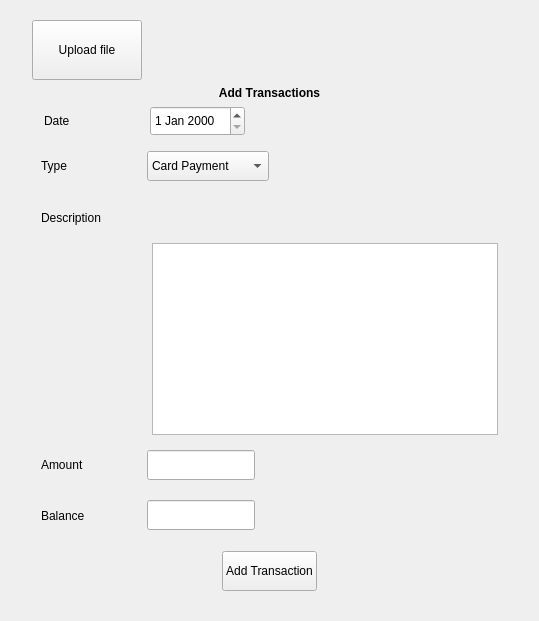
            <widget class="QWidget" name="upload_page">
             <property name="sizePolicy">
              <sizepolicy hsizetype="Expanding" vsizetype="Expanding">
               <horstretch>0</horstretch>
               <verstretch>0</verstretch>
              </sizepolicy>
             </property>
             <layout class="QHBoxLayout" name="horizontalLayout_4">
              <item>
               <widget class="QStackedWidget" name="upload_stack">
                <widget class="QWidget" name="upload_page_2">
                 <layout class="QHBoxLayout" name="horizontalLayout_5">
                  <item>
                   <widget class="QWidget" name="manual_entry_widget" native="true">
                    <property name="sizePolicy">
                     <sizepolicy hsizetype="Expanding" vsizetype="Expanding">
                      <horstretch>0</horstretch>
                      <verstretch>0</verstretch>
                     </sizepolicy>
                    </property>
                    <layout class="QVBoxLayout" name="verticalLayout_11" stretch="0,0,0,0,0,0,0,0,0">
                     <property name="leftMargin">
                      <number>12</number>
                     </property>
                     <property name="topMargin">
                      <number>0</number>
                     </property>
                     <property name="rightMargin">
                      <number>12</number>
                     </property>
                     <property name="bottomMargin">
                      <number>0</number>
                     </property>
                     <item>
                      <widget class="QPushButton" name="upload_file_button">
                       <property name="sizePolicy">
                        <sizepolicy hsizetype="Fixed" vsizetype="Fixed">
                         <horstretch>106</horstretch>
                         <verstretch>70</verstretch>
                        </sizepolicy>
                       </property>
                       <property name="minimumSize">
                        <size>
                         <width>110</width>
                         <height>60</height>
                        </size>
                       </property>
                       <property name="text">
                        <string>Upload file</string>
                       </property>
                       <property name="icon">
                        <iconset resource="../style_resource/resource.qrc">
                         <normaloff>:/icons/icons_financial_app/upload.svg</normaloff>
                         <normalon>:/icons/icons_financial_app/upload.svg</normalon>:/icons/icons_financial_app/upload.svg</iconset>
                       </property>
                       <property name="iconSize">
                        <size>
                         <width>23</width>
                         <height>23</height>
                        </size>
                       </property>
                       <property name="checkable">
                        <bool>true</bool>
                       </property>
                       <property name="autoRepeat">
                        <bool>false</bool>
                       </property>
                       <property name="autoExclusive">
                        <bool>true</bool>
                       </property>
                      </widget>
                     </item>
                     <item>
                      <widget class="QLabel" name="add_transaction_label">
                       <property name="font">
                        <font>
                         <bold>true</bold>
                         <kerning>false</kerning>
                        </font>
                       </property>
                       <property name="text">
                        <string>Add Transactions</string>
                       </property>
                       <property name="alignment">
                        <set>Qt::AlignmentFlag::AlignCenter</set>
                       </property>
                      </widget>
                     </item>
                     <item>
                      <widget class="QWidget" name="widget_33" native="true">
                       <property name="sizePolicy">
                        <sizepolicy hsizetype="Preferred" vsizetype="Preferred">
                         <horstretch>0</horstretch>
                         <verstretch>0</verstretch>
                        </sizepolicy>
                       </property>
                       <layout class="QHBoxLayout" name="horizontalLayout_26" stretch="1,1,3">
                        <property name="leftMargin">
                         <number>12</number>
                        </property>
                        <property name="topMargin">
                         <number>0</number>
                        </property>
                        <item>
                         <widget class="QLabel" name="date_label_transaction">
                          <property name="sizePolicy">
                           <sizepolicy hsizetype="Fixed" vsizetype="Preferred">
                            <horstretch>0</horstretch>
                            <verstretch>0</verstretch>
                           </sizepolicy>
                          </property>
                          <property name="minimumSize">
                           <size>
                            <width>100</width>
                            <height>0</height>
                           </size>
                          </property>
                          <property name="text">
                           <string>Date</string>
                          </property>
                         </widget>
                        </item>
                        <item>
                         <widget class="QDateEdit" name="transaction_date_edit">
                          <property name="sizePolicy">
                           <sizepolicy hsizetype="Fixed" vsizetype="Fixed">
                            <horstretch>0</horstretch>
                            <verstretch>0</verstretch>
                           </sizepolicy>
                          </property>
                          <property name="minimumSize">
                           <size>
                            <width>0</width>
                            <height>30</height>
                           </size>
                          </property>
                          <property name="maximumSize">
                           <size>
                            <width>150</width>
                            <height>16777215</height>
                           </size>
                          </property>
                         </widget>
                        </item>
                        <item>
                         <spacer name="horizontalSpacer_15">
                          <property name="orientation">
                           <enum>Qt::Orientation::Horizontal</enum>
                          </property>
                          <property name="sizeHint" stdset="0">
                           <size>
                            <width>40</width>
                            <height>20</height>
                           </size>
                          </property>
                         </spacer>
                        </item>
                       </layout>
                      </widget>
                     </item>
                     <item>
                      <widget class="QWidget" name="widget_35" native="true">
                       <property name="sizePolicy">
                        <sizepolicy hsizetype="Preferred" vsizetype="Preferred">
                         <horstretch>0</horstretch>
                         <verstretch>0</verstretch>
                        </sizepolicy>
                       </property>
                       <layout class="QHBoxLayout" name="horizontalLayout_28" stretch="1,1,3">
                        <property name="topMargin">
                         <number>0</number>
                        </property>
                        <item>
                         <widget class="QLabel" name="type_label_transaction">
                          <property name="sizePolicy">
                           <sizepolicy hsizetype="Fixed" vsizetype="Preferred">
                            <horstretch>0</horstretch>
                            <verstretch>0</verstretch>
                           </sizepolicy>
                          </property>
                          <property name="minimumSize">
                           <size>
                            <width>100</width>
                            <height>0</height>
                           </size>
                          </property>
                          <property name="text">
                           <string>Type</string>
                          </property>
                         </widget>
                        </item>
                        <item>
                         <widget class="QComboBox" name="transaction_type_combo">
                          <property name="sizePolicy">
                           <sizepolicy hsizetype="Fixed" vsizetype="Fixed">
                            <horstretch>0</horstretch>
                            <verstretch>0</verstretch>
                           </sizepolicy>
                          </property>
                          <property name="minimumSize">
                           <size>
                            <width>0</width>
                            <height>30</height>
                           </size>
                          </property>
                          <property name="maximumSize">
                           <size>
                            <width>150</width>
                            <height>16777215</height>
                           </size>
                          </property>
                          <item>
                           <property name="text">
                            <string>Card Payment</string>
                           </property>
                          </item>
                          <item>
                           <property name="text">
                            <string>Bank Transfer</string>
                           </property>
                          </item>
                          <item>
                           <property name="text">
                            <string>Cash Withdrawal</string>
                           </property>
                          </item>
                          <item>
                           <property name="text">
                            <string>Income</string>
                           </property>
                          </item>
                          <item>
                           <property name="text">
                            <string>Refund</string>
                           </property>
                          </item>
                          <item>
                           <property name="text">
                            <string>Other</string>
                           </property>
                          </item>
                         </widget>
                        </item>
                        <item>
                         <spacer name="horizontalSpacer_16">
                          <property name="orientation">
                           <enum>Qt::Orientation::Horizontal</enum>
                          </property>
                          <property name="sizeHint" stdset="0">
                           <size>
                            <width>40</width>
                            <height>20</height>
                           </size>
                          </property>
                         </spacer>
                        </item>
                       </layout>
                      </widget>
                     </item>
                     <item>
                      <widget class="QWidget" name="widget_34" native="true">
                       <property name="sizePolicy">
                        <sizepolicy hsizetype="Preferred" vsizetype="Preferred">
                         <horstretch>0</horstretch>
                         <verstretch>0</verstretch>
                        </sizepolicy>
                       </property>
                       <layout class="QHBoxLayout" name="horizontalLayout_27" stretch="1,4">
                        <property name="topMargin">
                         <number>12</number>
                        </property>
                        <item>
                         <widget class="QLabel" name="description_label_transaction">
                          <property name="sizePolicy">
                           <sizepolicy hsizetype="Fixed" vsizetype="Preferred">
                            <horstretch>0</horstretch>
                            <verstretch>0</verstretch>
                           </sizepolicy>
                          </property>
                          <property name="minimumSize">
                           <size>
                            <width>100</width>
                            <height>0</height>
                           </size>
                          </property>
                          <property name="text">
                           <string>Description</string>
                          </property>
                         </widget>
                        </item>
                        <item>
                         <spacer name="horizontalSpacer_17">
                          <property name="orientation">
                           <enum>Qt::Orientation::Horizontal</enum>
                          </property>
                          <property name="sizeHint" stdset="0">
                           <size>
                            <width>40</width>
                            <height>20</height>
                           </size>
                          </property>
                         </spacer>
                        </item>
                       </layout>
                      </widget>
                     </item>
                     <item>
                      <widget class="QWidget" name="widget_38" native="true">
                       <property name="sizePolicy">
                        <sizepolicy hsizetype="Preferred" vsizetype="Preferred">
                         <horstretch>0</horstretch>
                         <verstretch>0</verstretch>
                        </sizepolicy>
                       </property>
                       <layout class="QVBoxLayout" name="verticalLayout_28">
                        <property name="leftMargin">
                         <number>120</number>
                        </property>
                        <property name="topMargin">
                         <number>0</number>
                        </property>
                        <item>
                         <widget class="QTextEdit" name="description_text">
                          <property name="minimumSize">
                           <size>
                            <width>0</width>
                            <height>30</height>
                           </size>
                          </property>
                         </widget>
                        </item>
                       </layout>
                      </widget>
                     </item>
                     <item>
                      <widget class="QWidget" name="widget_36" native="true">
                       <property name="sizePolicy">
                        <sizepolicy hsizetype="Preferred" vsizetype="Preferred">
                         <horstretch>0</horstretch>
                         <verstretch>0</verstretch>
                        </sizepolicy>
                       </property>
                       <layout class="QHBoxLayout" name="horizontalLayout_29" stretch="1,1,3">
                        <property name="topMargin">
                         <number>0</number>
                        </property>
                        <item>
                         <widget class="QLabel" name="amount_label_transaction">
                          <property name="sizePolicy">
                           <sizepolicy hsizetype="Fixed" vsizetype="Preferred">
                            <horstretch>0</horstretch>
                            <verstretch>0</verstretch>
                           </sizepolicy>
                          </property>
                          <property name="minimumSize">
                           <size>
                            <width>100</width>
                            <height>0</height>
                           </size>
                          </property>
                          <property name="text">
                           <string>Amount</string>
                          </property>
                         </widget>
                        </item>
                        <item>
                         <widget class="QLineEdit" name="amount_transaction_line">
                          <property name="sizePolicy">
                           <sizepolicy hsizetype="Fixed" vsizetype="Fixed">
                            <horstretch>0</horstretch>
                            <verstretch>0</verstretch>
                           </sizepolicy>
                          </property>
                          <property name="minimumSize">
                           <size>
                            <width>0</width>
                            <height>30</height>
                           </size>
                          </property>
                          <property name="maximumSize">
                           <size>
                            <width>150</width>
                            <height>16777215</height>
                           </size>
                          </property>
                         </widget>
                        </item>
                        <item>
                         <spacer name="horizontalSpacer_18">
                          <property name="orientation">
                           <enum>Qt::Orientation::Horizontal</enum>
                          </property>
                          <property name="sizeHint" stdset="0">
                           <size>
                            <width>40</width>
                            <height>20</height>
                           </size>
                          </property>
                         </spacer>
                        </item>
                       </layout>
                      </widget>
                     </item>
                     <item>
                      <widget class="QWidget" name="widget_39" native="true">
                       <property name="sizePolicy">
                        <sizepolicy hsizetype="Preferred" vsizetype="Preferred">
                         <horstretch>0</horstretch>
                         <verstretch>0</verstretch>
                        </sizepolicy>
                       </property>
                       <property name="minimumSize">
                        <size>
                         <width>0</width>
                         <height>50</height>
                        </size>
                       </property>
                       <layout class="QHBoxLayout" name="horizontalLayout_30" stretch="1,1,3">
                        <property name="topMargin">
                         <number>0</number>
                        </property>
                        <item>
                         <widget class="QLabel" name="balance_label_transaction">
                          <property name="sizePolicy">
                           <sizepolicy hsizetype="Fixed" vsizetype="Preferred">
                            <horstretch>0</horstretch>
                            <verstretch>0</verstretch>
                           </sizepolicy>
                          </property>
                          <property name="minimumSize">
                           <size>
                            <width>100</width>
                            <height>0</height>
                           </size>
                          </property>
                          <property name="text">
                           <string>Balance</string>
                          </property>
                         </widget>
                        </item>
                        <item>
                         <widget class="QLineEdit" name="balance_transaction_line">
                          <property name="sizePolicy">
                           <sizepolicy hsizetype="Fixed" vsizetype="Fixed">
                            <horstretch>0</horstretch>
                            <verstretch>0</verstretch>
                           </sizepolicy>
                          </property>
                          <property name="minimumSize">
                           <size>
                            <width>0</width>
                            <height>30</height>
                           </size>
                          </property>
                          <property name="maximumSize">
                           <size>
                            <width>150</width>
                            <height>16777215</height>
                           </size>
                          </property>
                         </widget>
                        </item>
                        <item>
                         <spacer name="horizontalSpacer_19">
                          <property name="orientation">
                           <enum>Qt::Orientation::Horizontal</enum>
                          </property>
                          <property name="sizeHint" stdset="0">
                           <size>
                            <width>40</width>
                            <height>20</height>
                           </size>
                          </property>
                         </spacer>
                        </item>
                       </layout>
                      </widget>
                     </item>
                     <item>
                      <widget class="QWidget" name="widget_37" native="true">
                       <property name="sizePolicy">
                        <sizepolicy hsizetype="Preferred" vsizetype="Preferred">
                         <horstretch>0</horstretch>
                         <verstretch>0</verstretch>
                        </sizepolicy>
                       </property>
                       <property name="minimumSize">
                        <size>
                         <width>0</width>
                         <height>50</height>
                        </size>
                       </property>
                       <layout class="QHBoxLayout" name="horizontalLayout_31" stretch="3,1,3">
                        <property name="topMargin">
                         <number>0</number>
                        </property>
                        <item>
                         <spacer name="horizontalSpacer_20">
                          <property name="orientation">
                           <enum>Qt::Orientation::Horizontal</enum>
                          </property>
                          <property name="sizeHint" stdset="0">
                           <size>
                            <width>181</width>
                            <height>20</height>
                           </size>
                          </property>
                         </spacer>
                        </item>
                        <item>
                         <widget class="QPushButton" name="add_transaction_button">
                          <property name="minimumSize">
                           <size>
                            <width>0</width>
                            <height>40</height>
                           </size>
                          </property>
                          <property name="maximumSize">
                           <size>
                            <width>150</width>
                            <height>16777215</height>
                           </size>
                          </property>
                          <property name="text">
                           <string>Add Transaction</string>
                          </property>
                          <property name="checkable">
                           <bool>true</bool>
                          </property>
                          <property name="autoExclusive">
                           <bool>true</bool>
                          </property>
                         </widget>
                        </item>
                        <item>
                         <spacer name="horizontalSpacer_21">
                          <property name="orientation">
                           <enum>Qt::Orientation::Horizontal</enum>
                          </property>
                          <property name="sizeHint" stdset="0">
                           <size>
                            <width>181</width>
                            <height>20</height>
                           </size>
                          </property>
                         </spacer>
                        </item>
                       </layout>
                      </widget>
                     </item>
                    </layout>
                   </widget>
                  </item>
                 </layout>
                </widget>
                <widget class="QWidget" name="page_2">
                 <layout class="QVBoxLayout" name="verticalLayout_8"/>
                </widget>
               </widget>
              </item>
             </layout>
            </widget>
